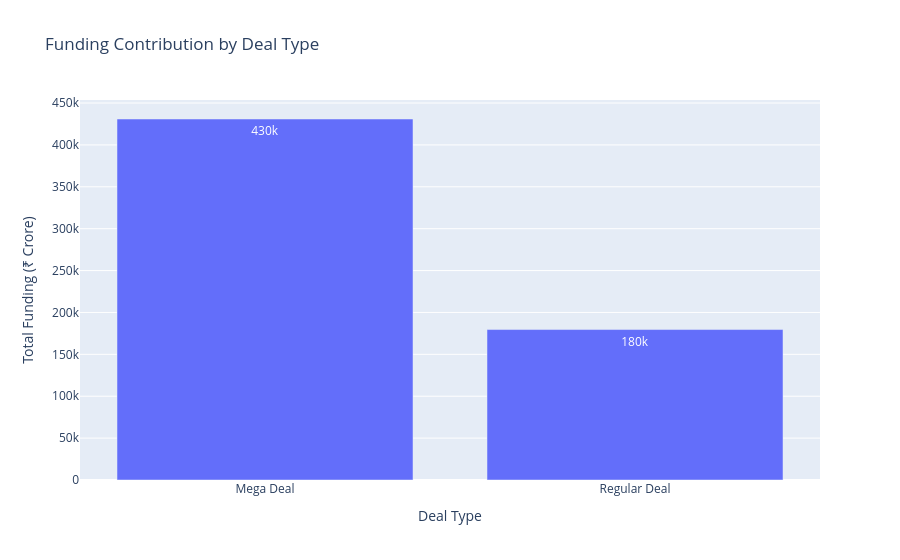

The code cell stored with this chart in its notebook:
### Code cell
mega_plot = mega_analysis[
    mega_analysis["mega_deal"] != "Undisclosed"
].copy()

fig = px.bar(
    mega_plot,
    x="mega_deal",
    y="funding",
    title="Funding Contribution by Deal Type",
    text_auto=".2s"
)

fig.update_layout(
    xaxis_title="Deal Type",
    yaxis_title="Total Funding (₹ Crore)"
)

fig.show()

### Figure 1 — Plotly figure (JSON) as saved in the notebook; plotly's stock layout.template omitted (floating-point values rounded to 4 significant figures)
{"data": [{"hovertemplate": "mega_deal=%{x}<br>funding=%{y}<extra></extra>", "legendgroup": "", "marker": {"color": "#636efa", "pattern": {"shape": ""}}, "name": "", "orientation": "v", "showlegend": false, "textposition": "auto", "texttemplate": "%{y:.2s}", "type": "bar", "x": ["Mega Deal", "Regular Deal"], "xaxis": "x", "y": [430900.0, 179600.0], "yaxis": "y"}], "layout": {"barmode": "relative", "legend": {"tracegroupgap": 0}, "title": {"text": "Funding Contribution by Deal Type"}, "xaxis": {"anchor": "y", "domain": [0, 1], "title": {"text": "Deal Type"}}, "yaxis": {"anchor": "x", "domain": [0, 1], "title": {"text": "Total Funding (₹ Crore)"}}}}
